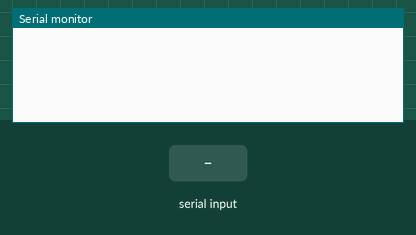
A sketch run on a simulated Arduino Uno, built with avr-gcc and run on an emulated ATmega328P. Shown: the last lines printed to the serial monitor. Inputs (shaded band) come from the test bench. EEPROM starts erased.

Above: at 0.9 s.
1.0 s: "<90,45,200>" received over Serial
At 1.6 s:
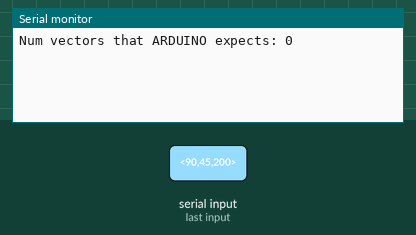
2.5 s: "<30,150,10>" received over Serial
At 3.4 s:
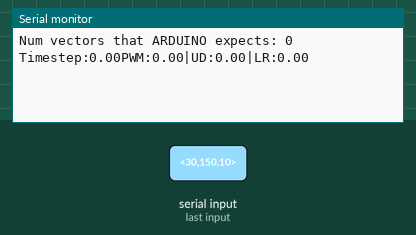

Measured:
- after the input at 1.0 s, the serial monitor: prints a new line after 0.10 s (image 1)
- after the input at 2.5 s, the serial monitor: prints a new line after 0.05 s (image 2)

The sketch:

EEPROMTrajectoryCommunication.ino
```cpp
/*
 * Tyler Nguyen 2020
 * tylernguyen@caltech.edu
 * Communicates with MATLAB over Serial in order to receive trajectory coordinates on Arduino.
 * Run ArduinoCode first, then run MATLAB. Will run until it has received the entire trajectory.
 * Writes to EEPROM
 */

#include <EEPROM.h>
#include <string.h>

//initialization of the different angles
float pwmRotation = 90;
float upDownAngle = 90;
float leftRightAngle = 90;
float timestep = 0;

int numPos = 0; //num position vectors to expect from MATLAB
const byte numChars = 16; //Max num chars to expect when reading from serial for each value
char recvChars[4][numChars]; //Stores the current vector values. (timestep,phi,theta,psi)

boolean running = true;
boolean newData = false;

long addr = 0; //Current EEPROM address available

void setup() {
    Serial.begin(250000);
    Serial.setTimeout(100);

    //Set number of trajectory positions to expect from MATLAB
    while(Serial.available() == 0);
    numPos = Serial.readStringUntil('\n').toInt();

    Serial.print("Num vectors that ARDUINO expects: ");
    Serial.println(numPos);

    writeIntToEEPROM(numPos);
}

void loop() {
  if(running){
    recvData();

    if (newData){
      parseData();
      newData = false;
      writeVectorToEEPROM();
      returnData();
    }
  }
}

void recvData(){
  static boolean recvInProgress = false;
  char startMarker = '<';
  char delimiter = ',';
  char endMarker = '>';

  byte curVar;
  byte curChar;

  char received; //Current character received over serial

  while (Serial.available() > 0 && newData == false){
    received = Serial.read();

    if (recvInProgress == true){
      if (received == endMarker){ //End of 3-value pair
        newData = true;
        recvInProgress = false;
        return;
      } else
      if (received == delimiter){ //End of a singular value in vector
        recvChars[curVar][curChar] = '\0'; //Terminate string
        curVar++;
        curChar = 0;
        continue;
      } else { //Add received character to the end of the current angle.
        recvChars[curVar][curChar] = received;
        curChar++;
      }
    }
    else if (received == startMarker){ //Start of 3-value vector
      recvInProgress = true;

    // Clear received characters
      recvChars[0][0] = '\0';
      recvChars[0][1] = '\0';
      recvChars[0][2] = '\0';
      recvChars[0][3] = '\0';

      curVar = 0;
      curChar = 0;
    }
  }
}

void parseData(){
    // Convert character arrays to floats
    timestep = atof(recvChars[0]);
    pwmRotation = atof(recvChars[1]);
    upDownAngle = atof(recvChars[2]);
    leftRightAngle = atof(recvChars[3]);
}

void returnData(){
    //send received vector back to MATLAB
    Serial.print("Timestep:");
    Serial.print(timestep);
    Serial.print("PWM:");
    Serial.print(pwmRotation);
    Serial.print("|UD:");
    Serial.print(upDownAngle);
    Serial.print("|LR:");
    Serial.println(leftRightAngle);
}

void writeIntToEEPROM(int value){
  byte second = (value & 0xFF);
  byte first = ((value >> 8) & 0xFF);

  EEPROM.update(addr, second);
  EEPROM.update(addr + 1, first);
  addr += 2;
}

void writeVectorToEEPROM(){
    if (addr > 1000){
      Serial.print("EXCEEDED EEPROM SPACE");
      running = false;
      Serial.end();
      return;
    }

    //Write to EEPROM:
    EEPROM.put(addr, timestep);
    addr += sizeof(float);
    EEPROM.put(addr, pwmRotation);
    addr += sizeof(float);
    EEPROM.put(addr, upDownAngle);
    addr += sizeof(float);
    EEPROM.put(addr, leftRightAngle);
    addr += sizeof(float);
}
```
